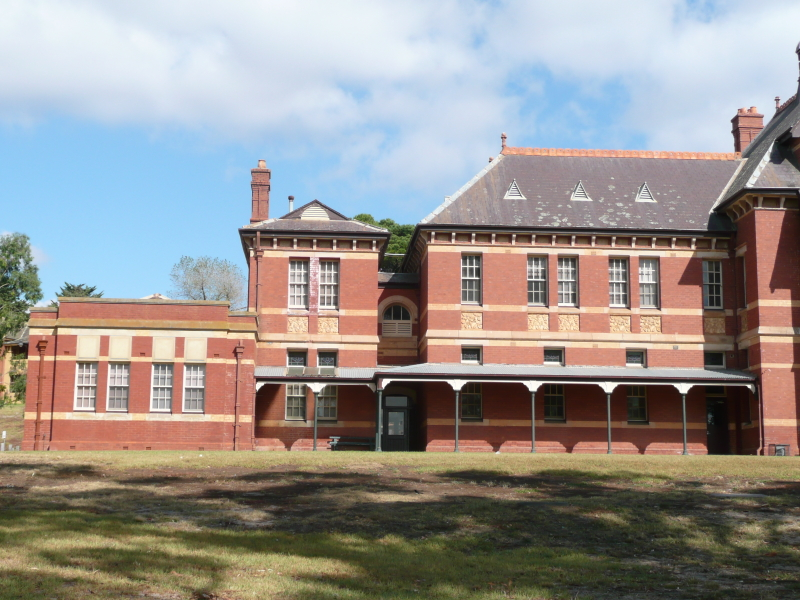
#> input picture Assignment 1/assignment-1-shreyash53/images/Section-4/school/1.jpg, 800 x 600 px; its folder holds only this picture in this run
$ jupyter execute sample7.ipynb
#> lines starting #> are read from the running program, lines starting #| are printed output that depends on the picture
[cell 1]
import cv2 as cv
import numpy as np
from matplotlib import pyplot as plt

[cell 2]
import os
import math
import random

[cell 3]
directory = "../images/Section-4/school/"

[cell 4]
num_of_images = 0

[cell 5]
def load_images():
    global num_of_images
    num_of_images = 0
    images = os.listdir(directory)
    # images.sort()
    ret_images = []
    image_names = []
    for img in images:
        image_names.append(img)
        ret_images.append(cv.imread(directory + img, cv.IMREAD_UNCHANGED))
        num_of_images += 1

    print(num_of_images)
    return ret_images, image_names

[cell 6]
def sift_features(images):
    gray_images = []
    for img in images:
        gray_images.append(cv.cvtColor(img, cv.COLOR_BGR2GRAY))

    # Initiate SIFT detector
    sift = cv.SIFT_create()

    # Find the keypoint and descriptor with SIFT
    keypoints = [None] * num_of_images
    descriptors = [None] * num_of_images
    i = 0
    for img in gray_images:
        keypoints[i], descriptors[i] = sift.detectAndCompute(img, None)
        i += 1

    # Draw keypoints
    image_keypoints = [None] * num_of_images
    i = 0
    for img in images:
        image_keypoints[i] = np.empty(img.shape, dtype=np.uint8)
        cv.drawKeypoints(img, keypoints[i], image_keypoints[i])
        i += 1

    return image_keypoints, keypoints, descriptors

[cell 7]
def calculate_matching(images, keypoints, descriptors):
    out_images = []
    good_matches = []
    ratio = 0.75
    for i in range(0, len(images) - 1):
        bf = cv.BFMatcher()
        matches = bf.knnMatch(descriptors[i], descriptors[i+1], k=2)
        # Apply ratio test
        good = []
        for m, n in matches:
            if m.distance < ratio * n.distance:
                good.append([m])
        # Draw total matches
        img_matches = np.empty((max(images[i].shape[0], images[i+1].shape[0]), images[i].shape[1] + images[i+1].shape[1], 3),dtype=np.uint8)
        cv.drawMatchesKnn(images[i], keypoints[i], images[i+1], keypoints[i+1], outImg=img_matches, matches1to2=good, flags=2)

        out_images.append(img_matches)
        good_matches.append(good)

    return out_images, good_matches

[cell 8]
def ransac(src_points, dst_points):
    ransac_reprojection_threshold, max_iters = 1.0, 1000
    H, mask = cv.findHomography(srcPoints=src_points, dstPoints=dst_points, method = cv.RANSAC, ransacReprojThreshold=ransac_reprojection_threshold, maxIters=max_iters)
    return H, mask

[cell 9]
def prepare_data_and_run_ransac(keypoints, good, images):
    homographies = []
    inlier_images = []
    for i in range(0, num_of_images - 1):
        src = np.float32([keypoints[i][g[0].queryIdx].pt for g in good[i]])
        dst = np.float32([keypoints[i+1][g[0].trainIdx].pt for g in good[i]])

        H, mask = ransac(src, dst)

        homographies.append(H)

        # Draw inliers
        img_inliers = np.empty((max(images[i].shape[0], images[i+1].shape[0]), images[i].shape[1] + images[i+1].shape[1], 3),dtype=np.uint8)
        good_temp = np.array(good[i])
        inliers = good_temp[np.where(np.squeeze(mask) == 1)[0]]
        cv.drawMatchesKnn(images[i], keypoints[i], images[i+1], keypoints[i+1], outImg=img_inliers, matches1to2=inliers, flags=2)
        inlier_images.append(img_inliers)

    return homographies, inlier_images

[cell 10]
def panorama_composition(homographies, images):
    homo_arrays = [np.identity(3)]
    panorama_current = images[0]
    for i in range(len(images) - 1):
        #Add current H to list
        homo_arrays.insert(0, homographies[i])
        # Stitch images
        panorama_height = np.maximum(panorama_current.shape[0], images[i+1].shape[0])
        panorama_width = panorama_current.shape[1] + images[i+1].shape[1]
        panorama = np.zeros((panorama_height, panorama_width, 3), dtype=np.uint8)
        panorama[0:panorama_current.shape[0], 0:panorama_current.shape[1]] = panorama_current
        warped_img = cv.warpPerspective(images[i+1], np.linalg.multi_dot(homo_arrays), (panorama_width, panorama_height), flags=cv.WARP_INVERSE_MAP)

        # Blending
        temp_panorama = np.round(0.5 * panorama + 0.5 * warped_img).astype(np.uint8)
        temp_panorama[warped_img == [0, 0, 0]] = panorama[warped_img == [0, 0, 0]]
        temp_panorama[panorama == [0, 0, 0]] = warped_img[panorama == [0, 0, 0]]
        panorama_current = temp_panorama.copy()

    #Trim black padding that ay appears on the end of the panorama
    trim_index_top = 0
    for t in range(panorama_current.shape[1]-1, 0, -1):
        if np.sum(panorama_current[0][t]) != 0:
            trim_index_top = t
            break
    trim_index_bottom = 0
    for b in range(panorama_current.shape[1]-1, 0, -1):
        if np.sum(panorama_current[0][b]) != 0:
            trim_index_bottom = b
            break

    if trim_index_top > trim_index_bottom:
        trim_index = trim_index_top
    else:
        trim_index = trim_index_bottom

    return panorama_current[:, 0:trim_index, :]

[cell 11]
def plot_original(images, names):
    fig1 = plt.figure("Original Images")
    i = 1
    for img in images:
        plt.subplot(1, num_of_images, i)
        plt.axis("off")
        plt.imshow(cv.cvtColor(img, cv.COLOR_BGR2RGB))
        plt.title(names[i-1])
        i += 1

[cell 12]
def plot_sift(images, names):
    fig2 = plt.figure("SIFT Feature Detection")
    i = 1
    for img in images:
        plt.subplot(1, num_of_images, i)
        plt.axis("off")
        plt.imshow(cv.cvtColor(img, cv.COLOR_BGR2RGB))
        plt.title(names[i - 1])
        i += 1

[cell 13]
def plot_matches(images, names):
    size = math.floor(num_of_images / 2)
    size2 = math.ceil(num_of_images / 2)
    fig3 = plt.figure("Feature Matching")
    i = 1
    for img in images:
        plt.subplot(size, size2, i)
        plt.axis("off")
        plt.imshow(cv.cvtColor(img, cv.COLOR_BGR2RGB))
        plt.title(names[i - 1] + " - " + names[i])
        i += 1

[cell 14]
def plot_validate_inliers(images, names):
    size = math.floor(num_of_images / 2)
    size2 = math.ceil(num_of_images / 2)
    fig5 = plt.figure("Outliers Removal")
    i = 1
    for img in images:
        plt.subplot(size, size2, i)
        plt.axis("off")
        plt.imshow(cv.cvtColor(img, cv.COLOR_BGR2RGB))
        plt.title(names[i - 1] + " - " + names[i])
        i += 1

[cell 15]
def plot_panorama(image):
    fig6 = plt.figure("Image Stitching")
    plt.axis("off")
    plt.imshow(cv.cvtColor(image, cv.COLOR_BGR2RGB))
    plt.title("Panorama")

[cell 16]
#Load and plot images
print("Loading Images...")
cv2_images, names = load_images()
#> cv2_images = 1 item; names = ['1.jpg']
plot_original(cv2_images, names)
#> the loop in plot_original, `for img in images:` made 1 pass
#> i on pass 1: 2
#> after the loop in plot_original, `for img in images:`: i = 2

[cell 17]
#Compute sift features and plot images
print("Computing SIFT Features...")
sift_images, keypoints, descriptors = sift_features(cv2_images)
#> the loop in sift_features, `for img in images:` made 1 pass
#> after the loop in sift_features, `for img in images:`: gray_images = 1 item
#> the loop in sift_features, `for img in gray_images:` made 1 pass
#> i on pass 1: 1
#> after the loop in sift_features, `for img in gray_images:`: i = 1; keypoints = 1 item
#> the loop in sift_features, `for img in images:` made 1 pass
#> after the loop in sift_features, `for img in images:`: i = 1; image_keypoints = 1 item
#> sift_images = 1 item; keypoints = 1 item; descriptors = 1 item
plot_sift(sift_images, names)
#> the loop in plot_sift, `for img in images:` made 1 pass
#> after the loop in plot_sift, `for img in images:`: i = 2
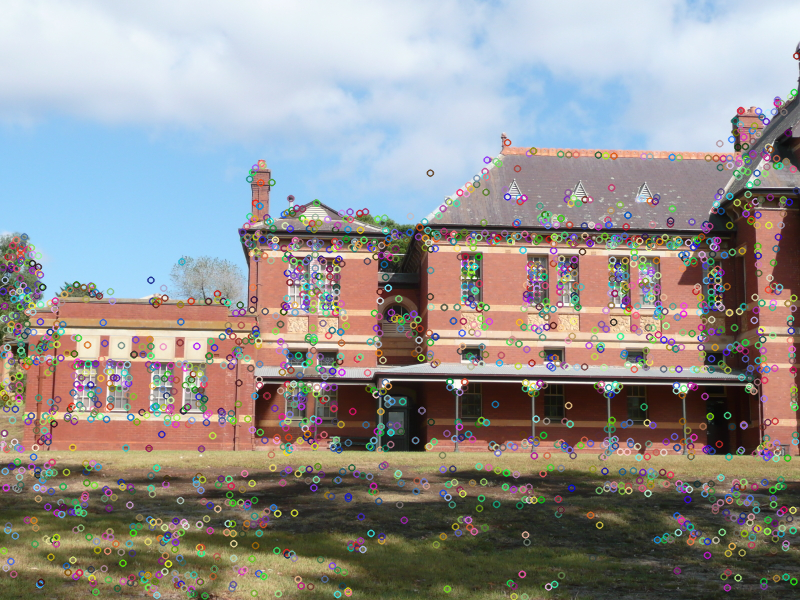
#> shown: shape (600, 800, 3); mean R, G, B 149.6, 146.6, 144.7

[cell 18]
#Calculate matching and plot images
print("Finding Good Matching...")
matching_images, good = calculate_matching(sift_images, keypoints, descriptors)
#> after the loop in calculate_matching, `for i in range(0, len(images) - 1):`: good_matches = []
#> matching_images = []; good = []
plot_matches(matching_images, names)
#> after the loop in plot_matches, `for img in images:`: i = 1

[cell 19]
#Validate runsac
print("Removing Outliers and Computing Homography Transformations (OpenCV's RANSAC)...")
homographies_opencv, validate_inlier_images = prepare_data_and_run_ransac(keypoints, good, cv2_images)
#> after the loop in prepare_data_and_run_ransac, `for i in range(0, num_of_images - 1):`: homographies = []
#> homographies_opencv = []; validate_inlier_images = []
plot_validate_inliers(validate_inlier_images, names)
#> after the loop in plot_validate_inliers, `for img in images:`: i = 1

[cell 20]
homographies_opencv

[cell 21]
#Blending and Stiching and plot images
print("Blending Images...")
panorama_opencv = panorama_composition(homographies_opencv, cv2_images)
#> in panorama_composition, panorama_current is the input picture: shape (600, 800, 3); mean B, G, R 142.7, 146.1, 151
#> after the loop in panorama_composition, `for i in range(len(images) - 1):`: homo_arrays = [[[1, 0, 0], [0, 1, 0], [0, 0, 1]]]
plot_panorama(panorama_opencv)

plt.show()
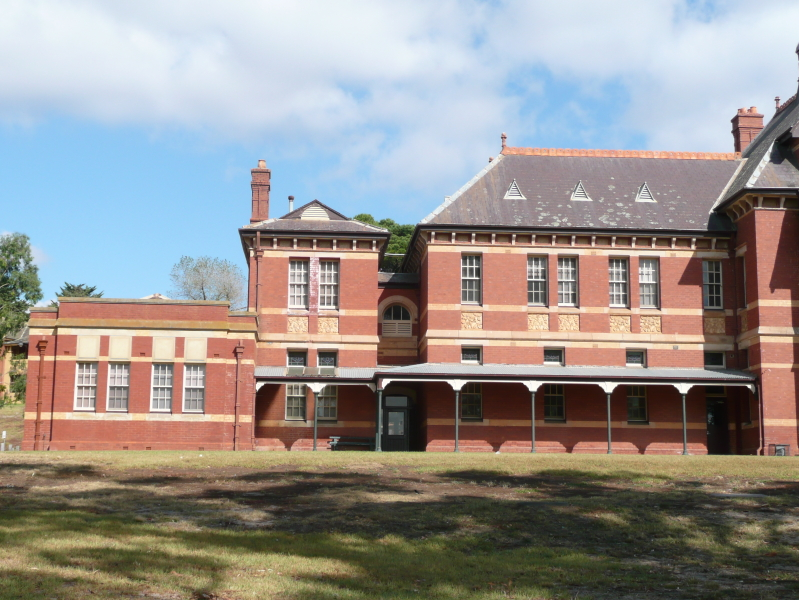
#> shown: shape (600, 799, 3); mean R, G, B 151.1, 146.2, 142.8

$ run again, on Assignment 1/assignment-1-shreyash53/images/Section-4/school/2.jpg
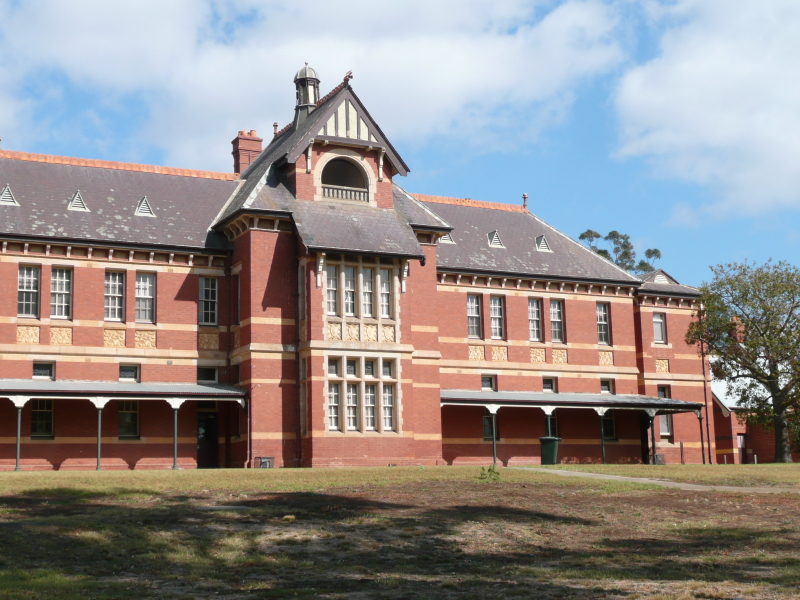
#> input picture Assignment 1/assignment-1-shreyash53/images/Section-4/school/2.jpg, 800 x 600 px
#> cv2_images = 1 item; names = ['2.jpg']
#> the loop in plot_original, `for img in images:` made 1 pass
#> i on pass 1: 2
#> after the loop in plot_original, `for img in images:`: i = 2
#> the loop in sift_features, `for img in images:` made 1 pass
#> after the loop in sift_features, `for img in images:`: gray_images = 1 item
#> the loop in sift_features, `for img in gray_images:` made 1 pass
#> i on pass 1: 1
#> after the loop in sift_features, `for img in gray_images:`: i = 1; keypoints = 1 item
#> the loop in sift_features, `for img in images:` made 1 pass
#> after the loop in sift_features, `for img in images:`: i = 1; image_keypoints = 1 item
#> the loop in plot_sift, `for img in images:` made 1 pass
#> after the loop in plot_sift, `for img in images:`: i = 2
#> `[cell 17] #Compute sift features and plot images print("Computing SIFT..`:
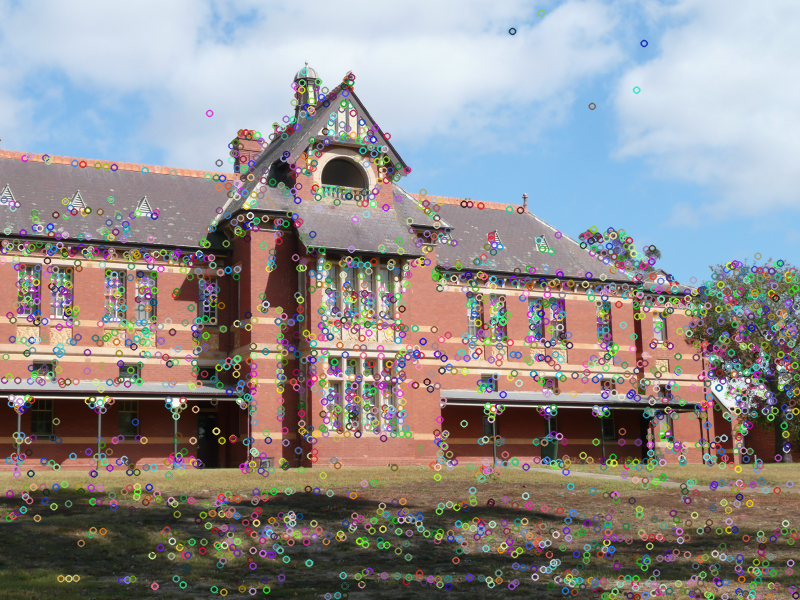
#> shown: shape (600, 800, 3); mean R, G, B 144.7, 140.9, 141.1
#> after the loop in calculate_matching, `for i in range(0, len(images) - 1):`: good_matches = []
#> after the loop in plot_matches, `for img in images:`: i = 1
#> after the loop in prepare_data_and_run_ransac, `for i in range(0, num_of_images - 1):`: homographies = []
#> after the loop in plot_validate_inliers, `for img in images:`: i = 1
#> in panorama_composition, panorama_current is the input picture: shape (600, 800, 3); mean B, G, R 138.5, 139.8, 145.8
#> after the loop in panorama_composition, `for i in range(len(images) - 1):`: homo_arrays = [[[1, 0, 0], [0, 1, 0], [0, 0, 1]]]
#> `plt.show()`:
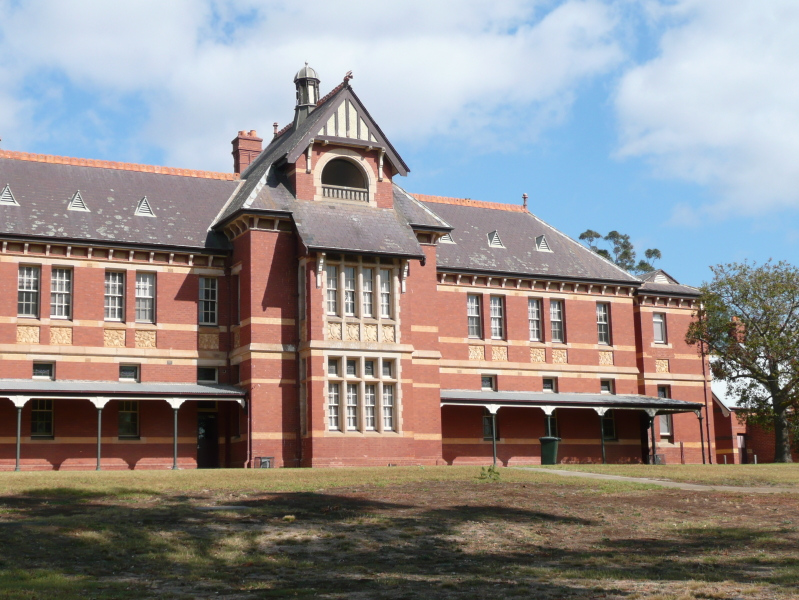
#> shown: shape (600, 799, 3); mean R, G, B 145.8, 139.8, 138.5
